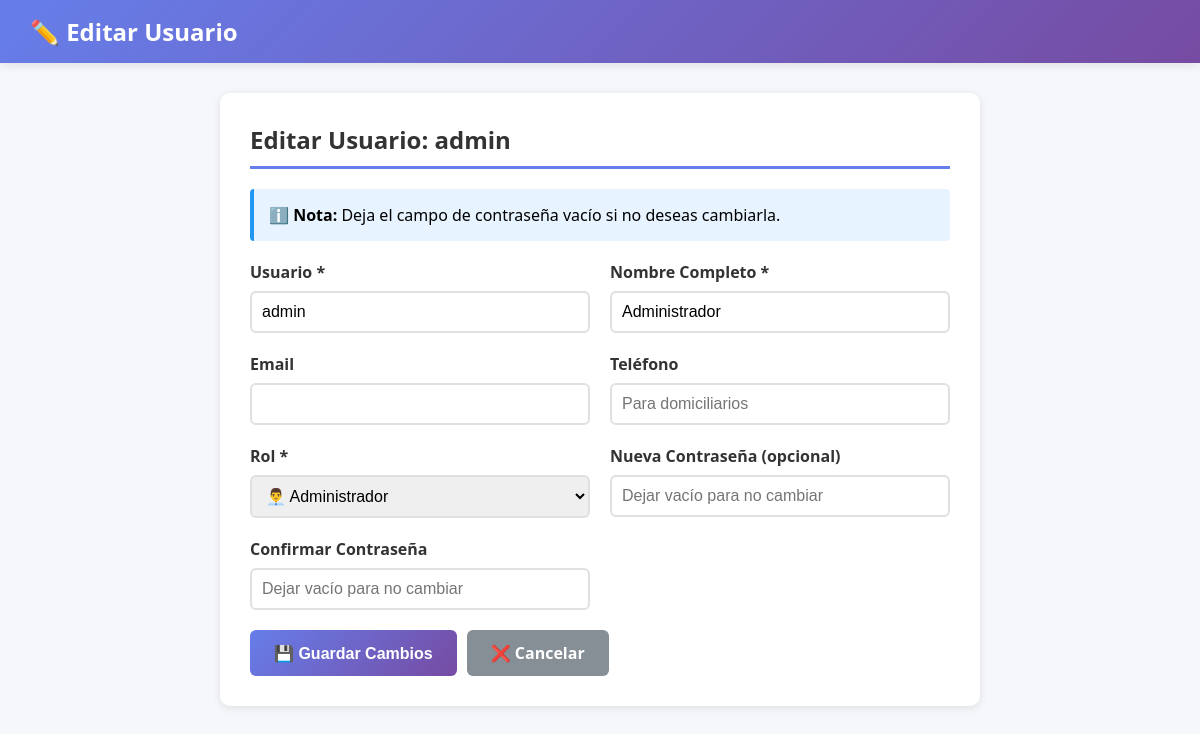
Screenshot of /editar_usuario.php?id=1 (signed in) with the database file from the repository.
### tables this page shows
CREATE TABLE IF NOT EXISTS `usuarios` (
  `id` int(11) NOT NULL AUTO_INCREMENT,
  `usuario` varchar(50) NOT NULL,
  `clave` varchar(255) NOT NULL,
  `nombre` varchar(100) NOT NULL,
  `rol` enum('admin','mesero','chef','domiciliario','cajero') NOT NULL DEFAULT 'mesero',
  `fecha_creacion` timestamp NOT NULL DEFAULT current_timestamp(),
  `activo` tinyint(1) DEFAULT 1,
  `email` varchar(100) DEFAULT NULL,
  `telefono` varchar(20) DEFAULT NULL,
  `menu_permisos` text DEFAULT NULL,
  `ultimo_acceso` datetime DEFAULT NULL,
  PRIMARY KEY (`id`),
  UNIQUE KEY `usuario` (`usuario`)
);

### editar_usuario.php (the view, shortened to what this page needs)
<?php
$id = intval($_GET['id']);
$conn = getDatabaseConnection();
$stmt = $conn->prepare("SELECT id, usuario, nombre, email, telefono, rol, activo FROM usuarios WHERE id = ?");
$stmt->bind_param("i", $id);
$stmt->execute();
$result = $stmt->get_result();
$usuario = $result->fetch_assoc();
?>
<!DOCTYPE html>
<html lang="es">
<head>
</head>
<body>
    <div class="admin-navbar">
        <h1>✏️ Editar Usuario</h1>
    </div>
    <div class="container">
        <div class="section">
            <h2>Editar Usuario: <?php echo htmlspecialchars($usuario['usuario']); ?></h2>
            <div class="info-box">
                <strong>ℹ️ Nota:</strong> Deja el campo de contraseña vacío si no deseas cambiarla.
            </div>
            <form action="actualizar_usuario.php" method="POST">
                <div class="form-grid">
                    <div class="form-group">
                        <label>Usuario *</label>
                        <input type="text" name="usuario" value="<?php echo htmlspecialchars($usuario['usuario']); ?>" required>
                    </div>
                    <div class="form-group">
                        <label>Nombre Completo *</label>
                        <input type="text" name="nombre" value="<?php echo htmlspecialchars($usuario['nombre']); ?>" required>
                    </div>
                    <div class="form-group">
                        <label>Email</label>
                        <input type="email" name="email" value="<?php echo htmlspecialchars($usuario['email']); ?>">
                    </div>
                    <div class="form-group">
                        <label>Teléfono</label>
                        <input type="tel" name="telefono" value="<?php echo htmlspecialchars($usuario['telefono'] ?? ''); ?>" placeholder="Para domiciliarios">
                    </div>
                    <div class="form-group">
                        <label>Rol *</label>
                        <select name="rol" required>
                            <option value="admin" <?php echo $usuario['rol'] === 'admin' ? 'selected' : ''; ?>>👨‍💼 Administrador</option>
                        </select>
                    </div>
                    <div class="form-group">
                        <label>Nueva Contraseña (opcional)</label>
                        <input type="password" name="clave" minlength="6" placeholder="Dejar vacío para no cambiar">
                    </div>
                    <div class="form-group">
                        <label>Confirmar Contraseña</label>
                        <input type="password" name="clave_confirm" minlength="6" placeholder="Dejar vacío para no cambiar">
                    </div>
                </div>
                <div class="button-group">
                    <button type="submit" class="btn btn-primary">💾 Guardar Cambios</button>
                    <a href="admin_usuarios.php" class="btn btn-secondary">❌ Cancelar</a>
                </div>
            </form>
        </div>
    </div>
</body>
</html>

### editar_usuario.php (style rules this page uses)
* { margin: 0; padding: 0; box-sizing: border-box; }
body { font-family: 'Segoe UI', Tahoma, Geneva, Verdana, sans-serif; background: #f5f7fa; }
.admin-navbar { background: linear-gradient(135deg, #667eea 0%, #764ba2 100%); color: white; padding: 15px 30px; box-shadow: 0 2px 10px rgba(0,0,0,0.1); }
.admin-navbar h1 { font-size: 1.5em; }
.container { max-width: 800px; margin: 30px auto; padding: 0 20px; }
.section { background: white; padding: 30px; border-radius: 10px; box-shadow: 0 2px 8px rgba(0,0,0,0.1); }
.section h2 { color: #333; margin-bottom: 20px; padding-bottom: 10px; border-bottom: 3px solid #667eea; }
.form-grid { display: grid; grid-template-columns: repeat(auto-fit, minmax(250px, 1fr)); gap: 20px; margin-bottom: 20px; }
.form-group label { display: block; margin-bottom: 8px; font-weight: 600; color: #333; }
.form-group input, .form-group select { width: 100%; padding: 10px; border: 2px solid #e0e0e0; border-radius: 6px; font-size: 1em; }
.btn { padding: 12px 24px; border: none; border-radius: 6px; font-size: 1em; font-weight: 600; cursor: pointer; transition: all 0.3s; text-decoration: none; display: inline-block; }
.btn-primary { background: linear-gradient(135deg, #667eea 0%, #764ba2 100%); color: white; }
.btn-secondary { background: #868e96; color: white; }
.button-group { display: flex; gap: 10px; margin-top: 20px; }
.info-box { background: #e7f3ff; border-left: 4px solid #2196F3; padding: 15px; margin-bottom: 20px; border-radius: 4px; }

### rows the page displays
usuarios: usuario "admin", nombre "Administrador", rol "👨‍💼 Administrador"
